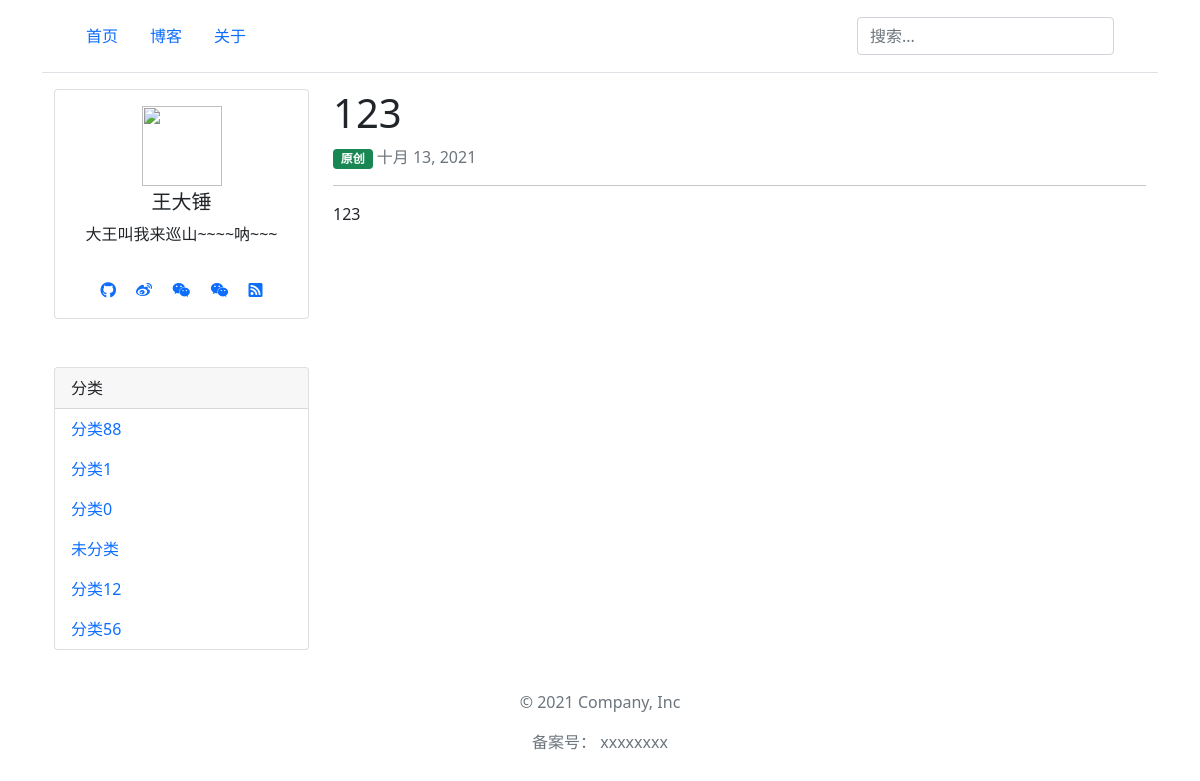
Screenshot of /article/29/ with the database file from the repository.
### blog/models.py (models this page shows, shortened)
class Category(models.Model):
    name = models.CharField('分类名', max_length=64)
    sort = models.SmallIntegerField('分类排序', default=0, help_text="数字越大，排名越靠前")
    created = models.DateTimeField(verbose_name='添加时间',  auto_now_add=True)
    modified = models.DateTimeField(verbose_name='修改时间', default=timezone.now)
    def __str__(self):
        return self.name
    def get_absolute_url(self):
        return reverse('category-detail', kwargs={'pk': self.pk})
    class Meta:  # 按sort排序
        ordering = ['-sort']
        verbose_name = "分类"
        verbose_name_plural = verbose_name

class Article(models.Model):
    title = models.CharField('文章标题',max_length=128)
    category = models.ForeignKey(Category, verbose_name='文章分类', on_delete=models.SET_DEFAULT, default=category_haveNo)
    is_public = models.BooleanField('是否公开', default=True, help_text="文章是否公开展示，不勾选就对外隐藏")
    is_original = models.BooleanField('是否原创', default=True, help_text="文章是否原创，不勾选就是转载")
    content_markdown = models.TextField('文章内容markdown', null=True, blank=True)
    content_html = models.TextField('文章内容html', null=True, blank=True,help_text="返回给客户端(根据markdown自动生成的，不要手动修改)")
    keywords = models.CharField('seo的keywords', max_length=640, blank=True, null=True)
    description = models.CharField('seo的description', max_length=640, blank=True, null=True)
    click = models.PositiveIntegerField('点击量',default=0)
    created = models.DateTimeField(verbose_name='添加时间',  auto_now_add=True)
    modified = models.DateTimeField(verbose_name='修改时间', default=timezone.now)
    class Meta:
        ordering = ['-created'] # 默认按照创建时间排序
        verbose_name = "文章"
        verbose_name_plural = verbose_name

### blog/views.py (the view)
# urls.py: path('article/<pk>/', ArticleDetailView.as_view(), name="article-detail"),
class ArticleDetailView(DetailView):
    queryset = Article.get_public_article()
    def get_context_data(self, **kwargs):
        context = super().get_context_data(**kwargs)
        context['SITE_CONFIG'] = settings.SITE_CONFIG  # 网站配置信息
        context['category'] = Category.objects.all()  # 网站分类
        return context

### templates/blog/article_detail.html (shortened to what this page needs)
{% extends "base.html" %}
{% block content %}
<div class="container">
  <div class="row">
    <div class="col-3 d-none d-md-block">
     <div class="row">
         <div class="col">
             {% include 'user_info.html' %}
         </div>
     </div>
          <div class="row mt-5">
         <div class="col">
             {% include 'category.html' %}
         </div>
     </div>
    </div>
    <div class="col">
<article >
<h1>{{ object.title }}</h1>
{% if object.is_original %}
    <span class="badge bg-success">原创</span>
{% else %}
    <span class="badge bg-secondary">转载</span>
{% endif %}
<span class="text-muted text-small"> {{ object.created|date }}</span>
<hr>
<p>{{ object.content_html|safe }}</p>
</article>
    </div>
  </div>
</div>
{% endblock %}

### templates/category.html
<div class="card"  >
  <div class="card-header">
    分类
  </div>
<ul class="nav nav-pills flex-column mb-auto">
{% for item in category %}
    <li class="nav-item ">
        <a class="nav-link {% if request.path == item.get_absolute_url %}active{% endif %}" target="_blank" href="{{ item.get_absolute_url }}">{{ item }}</a>
    </li>
{% empty %}
    啥都没有
{% endfor %}
</ul>
</div>

### rows the page displays
Category: name "分类88"
Category: name "分类1"
Category: name "分类0"
Category: name "未分类"
Category: name "分类12"
Category: name "分类56"
Article: title "123", created "十月 13, 2021", content_html "123"

### other values shown
{{ SITE_CONFIG.我的信息.名字 }} "王大锤"
{{ SITE_CONFIG.我的信息.座右铭 }} "大王叫我来巡山~~~~呐~~~"
